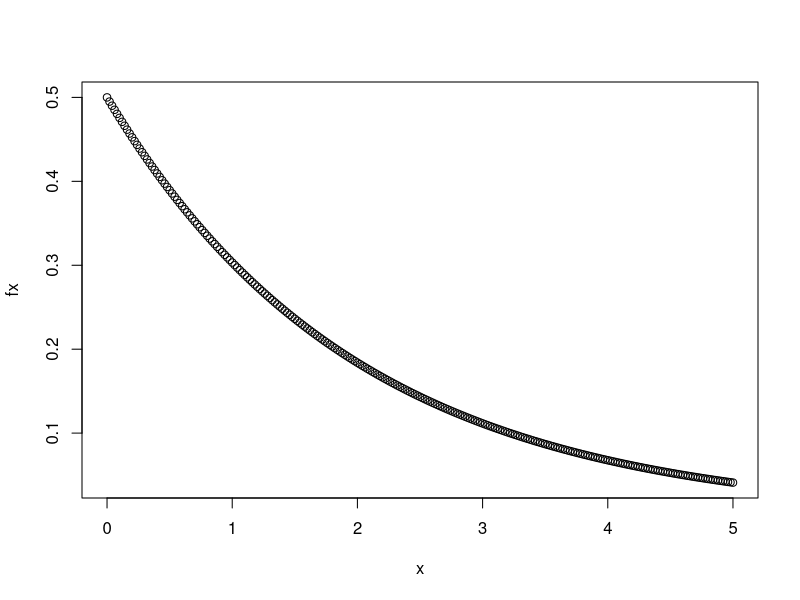
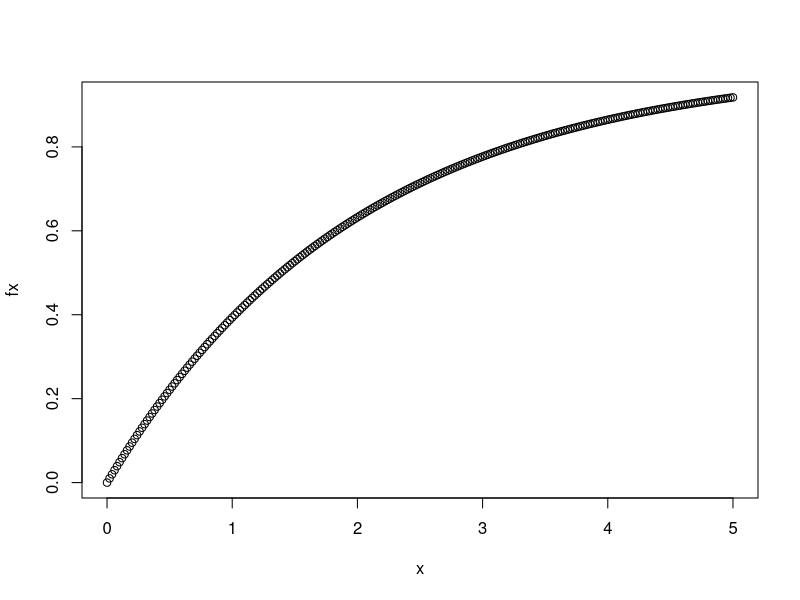
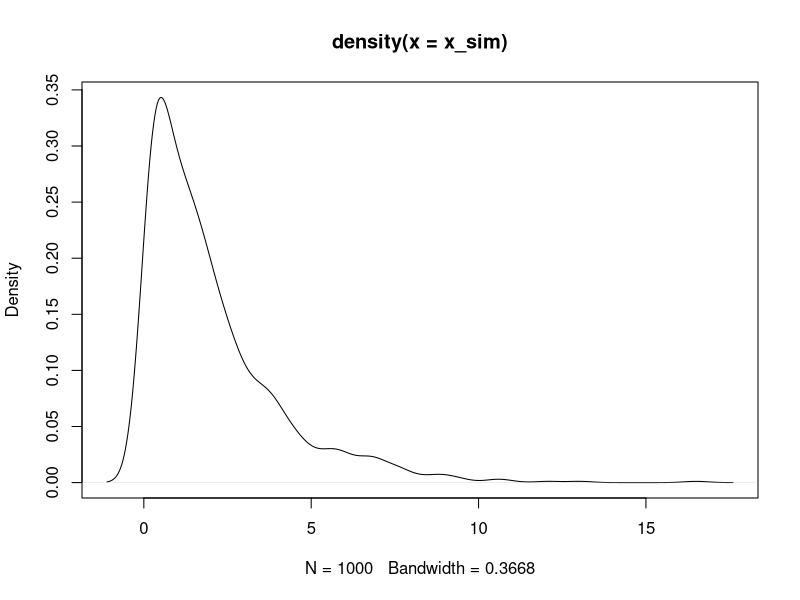

Generate these figures, in order, with R: (Note: this script raises an error after producing the figures.)
#1. Consider that X is the time (in minutes) that a person has to wait in order to take a flight.
#If each flight takes off each hour X ~ U(0, 60). Find the probability that
#(a) waiting time is more than 45 minutes, and


a=1-punif(45,min=0,max=60)
print(a)

#(b) waiting time lies between 20 and 30 minutes.
b=punif(30,min=0,max=60)-punif(20,min=0,max=60)
print(b)



#2. The time (in hours) required to repair a machine is an exponential
#distributed random variable with parameter λ = 1/2.
#(a) Find the value of density function at x = 3.
a= dexp(3,rate=1/2)
print(a)

#(b) Plot the graph of exponential probability distribution for 0 ≤ x ≤ 5.
x<-seq(0,5,by=0.02)
fx<-dexp(x,rate=1/2)
plot(x,fx)

#(c) Find the probability that a repair time takes at most 3 hours.
c=pexp(3,rate=1/2)
print(c)

#(d) Plot the graph of cumulative exponential probabilities for 0 ≤ x ≤ 5.
x<-seq(0,5,by=0.02)
fx<-pexp(x,rate=1/2)
plot(x,fx)

#(e) Simulate 1000 exponential distributed random numbers with λ = 1⁄2 and plot the simulated data.
n<-1000
x_sim<-rexp(n,rate=1/2)
plot(density(x_sim))


#3. The lifetime of certain equipment is described by a random variable X
#that follows Gamma distribution with parameters α = 2 and β = 1/3.
#(a) Find the probability that the lifetime of equipment is at least 1 unit of
#time.
alpha<-2
beta<-1/3
ans= pgamma(1,shape=alpha,scale=beta,lower.tail = FALSE)
print(ans)
#(b) What is the value of c, if P(X ≤ c) ≥ 0.70? (Hint: try quantile function qgamma())
alpha<-2
beta<-1/3
anqgamma(0.70,shape=alpha,scale=beta)
print(ans)
